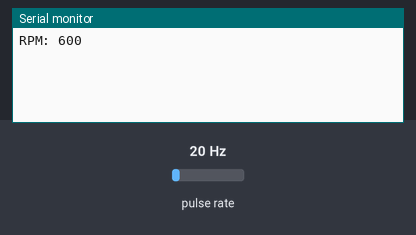
The sketch below on a simulated Arduino Uno, built with avr-gcc and run on an emulated ATmega328P. Parts: the last lines printed to the serial monitor. Wiring (inferred from the names in the program): pulse sensor: data pin 2. The inputs (shaded band) are chosen by the test bench; at power-on: pulse rate 20 Hz.

Above: at 1.2 s.
1.3 s: pulse rate (sensor on pin 2) set to 4 Hz
At 2.6 s:
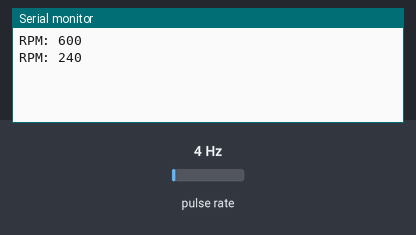
2.8 s: pulse rate (sensor on pin 2) set to 50 Hz
At 3.8 s:
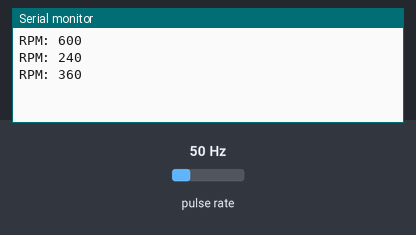
Timing chart, 0 to 5.8 s (numbered marks = the images above; inputs shaded):
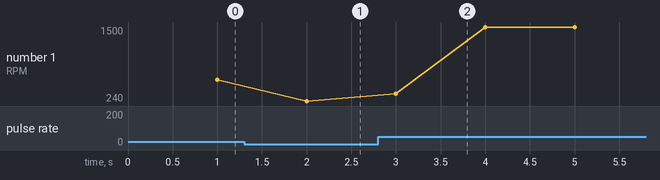

The sketch:

rpm_counter.ino
```cpp
int IR_PIN = 2;
volatile unsigned int counter = 0;
unsigned long previousMs = 0;
unsigned int rpm = 0;

void IRinterrupt() {
  counter++;
}

void setup() {
  pinMode(IR_PIN, INPUT_PULLUP);
  attachInterrupt(digitalPinToInterrupt(IR_PIN), IRinterrupt, FALLING);
  Serial.begin(9600);
}

void loop() {
  unsigned long currentMs = millis();

  if (currentMs - previousMs >= 1000) {
    noInterrupts();
    unsigned int pulses = counter;
    counter = 0;
    interrupts();

    rpm = (pulses/2)*60;
    previousMs = currentMs;

    Serial.print("RPM: ");
    Serial.println(rpm);
  }
}
```

Measured:
- after the input at 1.3 s, the serial monitor: prints a new line after 0.70 s (image 1)
- after the input at 2.8 s, the serial monitor: prints a new line after 0.20 s (image 2)
- plotted number 1: 600 → 240 after the input at 1.3 s, 240 → 1500 after the input at 2.8 s
